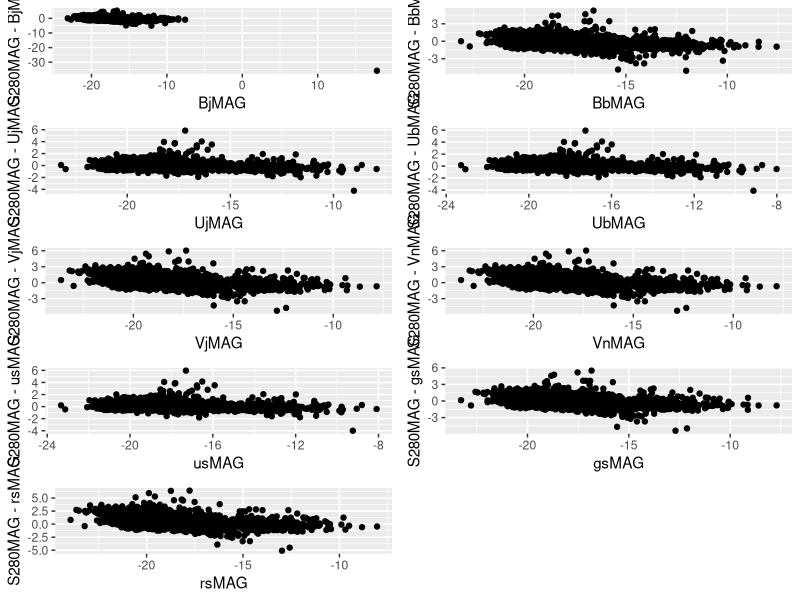
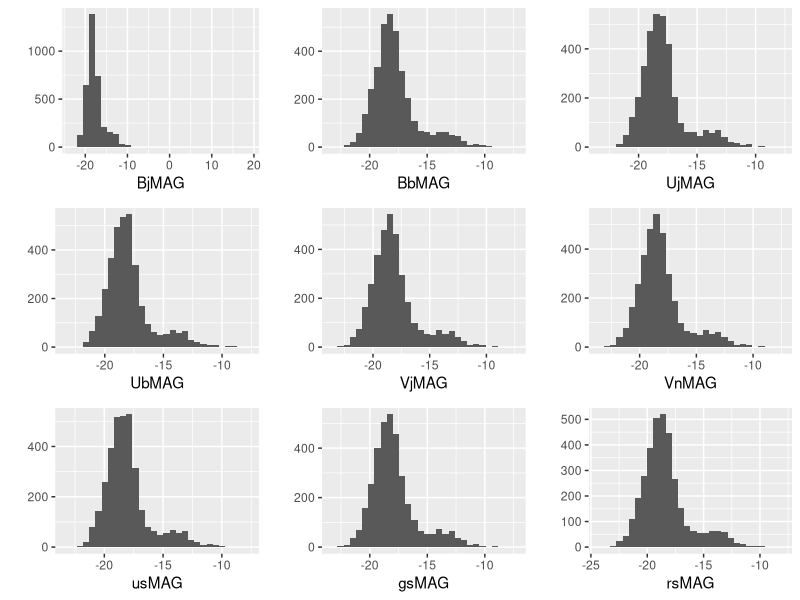
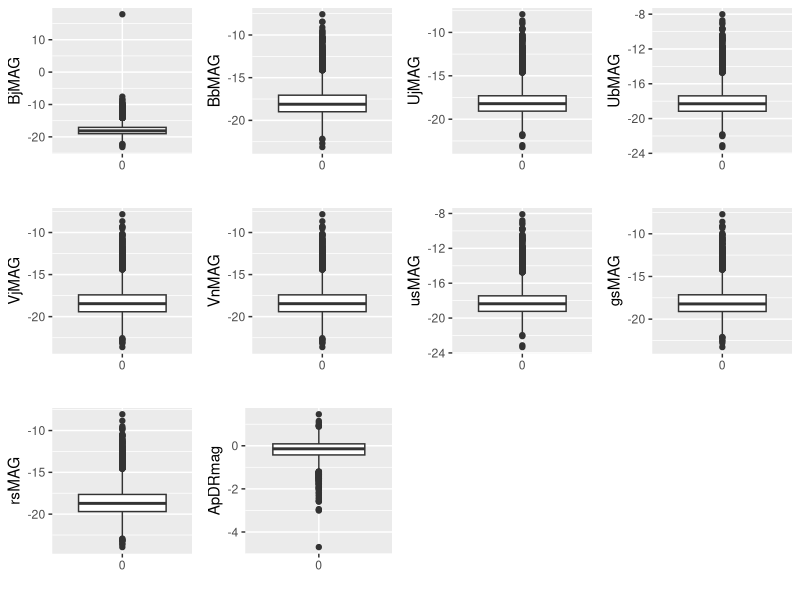
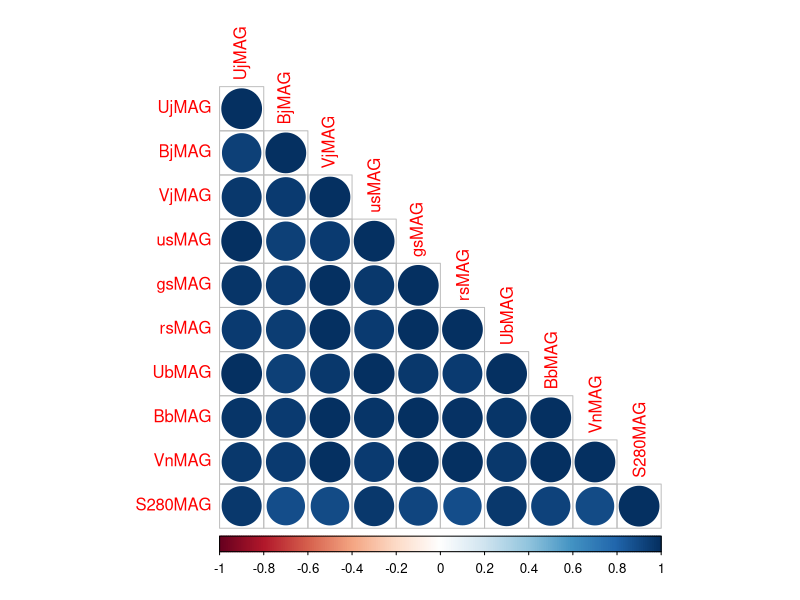
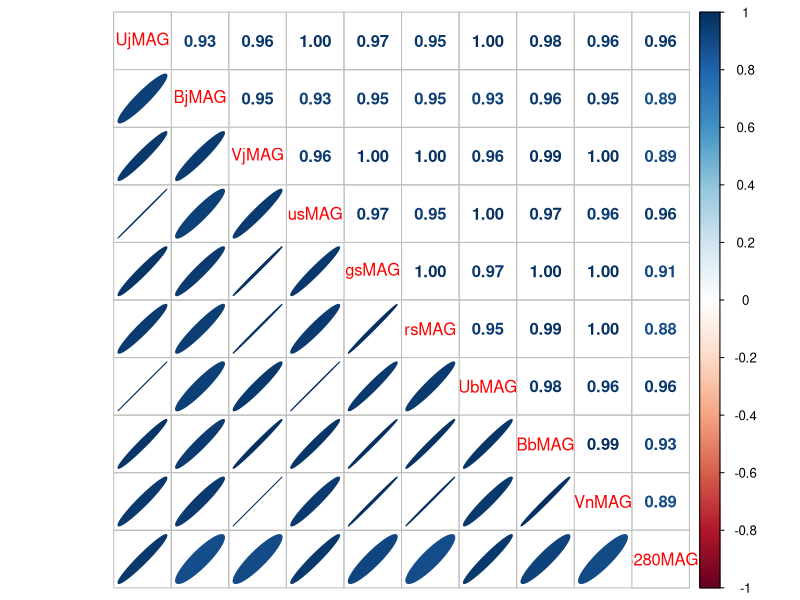
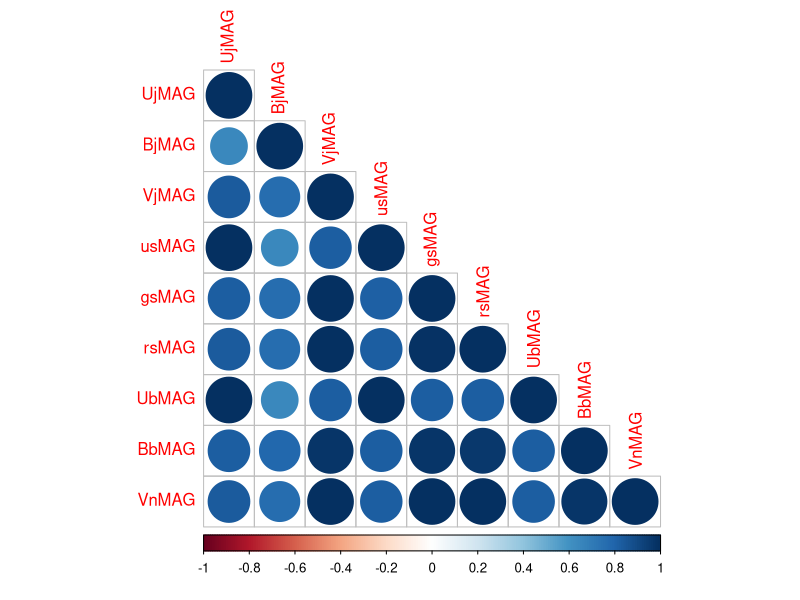
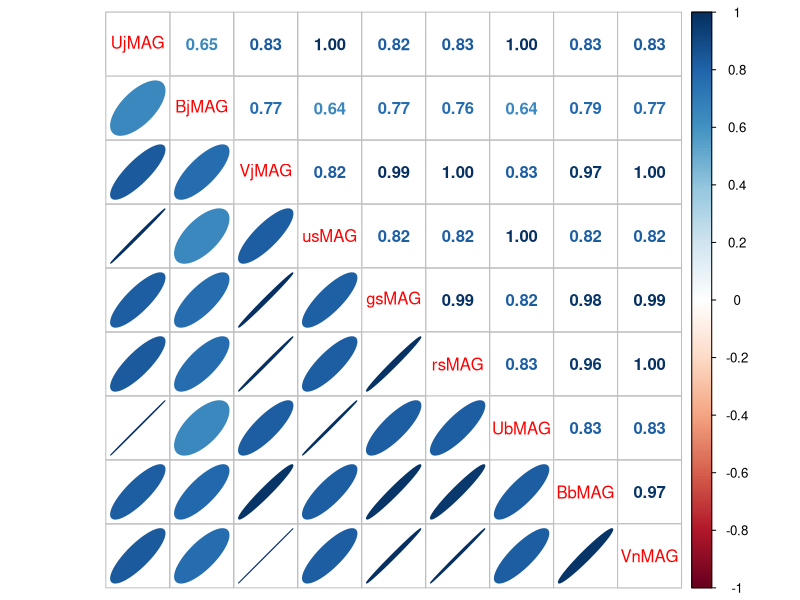

Reproduce these figures in R, in order.
## ---- chunk 1
glx <- read.csv("COMBO17.csv", header = T, stringsAsFactors = F)
## ---- chunk 2
glx$e.W420FE <- as.numeric(glx$e.W420FE)
## ---- chunk 3
library(ggplot2)
library(gridExtra)

p1 <- qplot(BjMAG, S280MAG-BjMAG, data = glx)
p2 <- qplot(BbMAG, S280MAG-BbMAG, data = glx)
p3 <- qplot(UjMAG, S280MAG-UjMAG, data = glx)
p4 <- qplot(UbMAG, S280MAG-UbMAG, data = glx)
p5 <- qplot(VjMAG, S280MAG-VjMAG, data = glx)
p6 <- qplot(VnMAG, S280MAG-VnMAG, data = glx)
p7 <- qplot(usMAG, S280MAG-usMAG, data = glx)
p8 <- qplot(gsMAG, S280MAG-gsMAG, data = glx)
p9 <- qplot(rsMAG, S280MAG-rsMAG, data = glx)
grid.arrange(p1, p2, p3, p4, p5, p6, p7, p8, p9, ncol=2, nrow=5)
## ---- chunk 4
h1 <- qplot(BjMAG, data = glx)
h2 <- qplot(BbMAG, data = glx)
h3 <- qplot(UjMAG, data = glx)
h4 <- qplot(UbMAG, data = glx)
h5 <- qplot(VjMAG, data = glx)
h6 <- qplot(VnMAG, data = glx)
h7 <- qplot(usMAG, data = glx)
h8 <- qplot(gsMAG, data = glx)
h9 <- qplot(rsMAG, data = glx)
grid.arrange(h1, h2, h3, h4, h5, h6, h7, h8, h9, ncol=3, nrow=3)
## ---- chunk 5
b1 <- qplot(factor(0), BjMAG, geom = "boxplot", xlab="", data=glx)
b2 <- qplot(factor(0), BbMAG, geom = "boxplot", xlab="", data=glx)
b3 <- qplot(factor(0), UjMAG, geom = "boxplot", xlab="", data=glx)
b4 <- qplot(factor(0), UbMAG, geom = "boxplot", xlab="", data=glx)
b5 <- qplot(factor(0), VjMAG, geom = "boxplot", xlab="", data=glx)
b6 <- qplot(factor(0), VnMAG, geom = "boxplot", xlab="", data=glx)
b7 <- qplot(factor(0), usMAG, geom = "boxplot", xlab="", data=glx)
b8 <- qplot(factor(0), gsMAG, geom = "boxplot", xlab="", data=glx)
b9 <- qplot(factor(0), rsMAG, geom = "boxplot", xlab="", data=glx)
b10 <- qplot(factor(0), ApDRmag, geom = "boxplot", xlab="", data=glx)
grid.arrange(b1, b2, b3, b4, b5, b6, b7, b8, b9, b10, ncol=4, nrow=3)
## ---- chunk 6
apply(glx, 2, function(x) anyNA(x))
## ---- chunk 7
faltantes_VnMAG <- which(is.na(glx$VnMAG))
faltantes_S280MAG <- which(is.na(glx$S280MAG))
faltantes_VnMAG
faltantes_S280MAG
## ---- chunk 8
glx_sin_faltantes <- glx[complete.cases(glx[,c(26, 28)]),]
dim(glx)[1] - 24 == dim(glx_sin_faltantes)[1]
## ---- chunk 9
espectrales <- c(10,12,14,16,18,20,22,24,26,28)
variables_de_magnitud_absoluta_en_reposo <- glx_sin_faltantes[, espectrales]
head(variables_de_magnitud_absoluta_en_reposo)
## ---- chunk 10
library(corrplot)
correlaciones <- cor(variables_de_magnitud_absoluta_en_reposo)
corrplot(correlaciones, method="circle", type="lower")
corrplot.mixed(correlaciones, lower="ellipse", upper="number")
## ---- chunk 11
variables_de_magnitud_absoluta_en_reposo_normalizadas <- sweep(variables_de_magnitud_absoluta_en_reposo[,1:9], 1, variables_de_magnitud_absoluta_en_reposo$S280MAG, `-`)
head(variables_de_magnitud_absoluta_en_reposo_normalizadas)
## ---- chunk 12
correlaciones_de_normalizadas <- cor(variables_de_magnitud_absoluta_en_reposo_normalizadas)
corrplot(correlaciones_de_normalizadas, method="circle", type="lower")
corrplot.mixed(correlaciones_de_normalizadas, lower="ellipse", upper="number")
